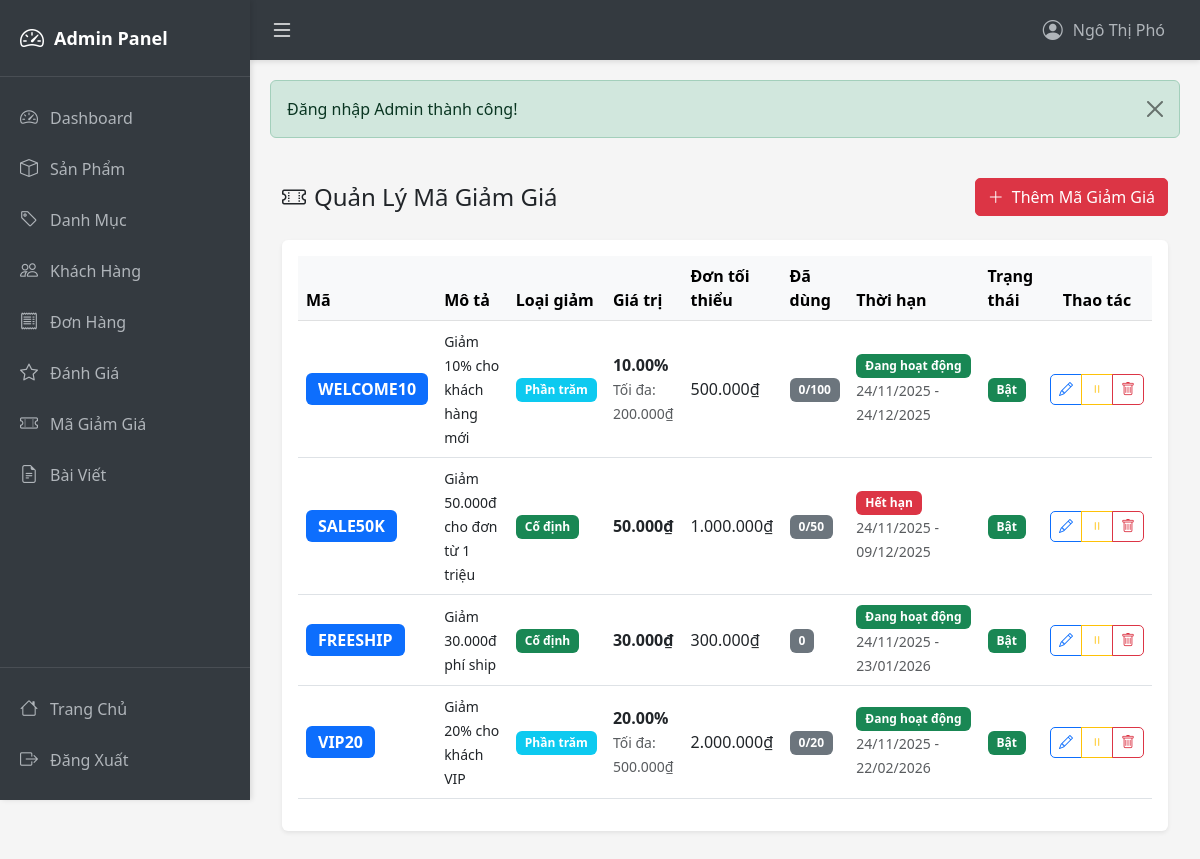
The app's page /admin/coupons (signed in) with its own data.
### tables this page shows
CREATE TABLE IF NOT EXISTS coupons (
    coupon_id INT AUTO_INCREMENT PRIMARY KEY,
    code VARCHAR(50) NOT NULL UNIQUE,
    description VARCHAR(255),
    discount_type ENUM('percentage', 'fixed') NOT NULL DEFAULT 'percentage',
    discount_value DECIMAL(15, 2) NOT NULL,
    min_order_amount DECIMAL(15, 2) DEFAULT 0,
    max_discount_amount DECIMAL(15, 2) DEFAULT NULL,
    usage_limit INT DEFAULT NULL,
    used_count INT DEFAULT 0,
    start_date DATETIME DEFAULT NULL,
    end_date DATETIME DEFAULT NULL,
    is_active TINYINT(1) DEFAULT 1,
    created_at TIMESTAMP DEFAULT CURRENT_TIMESTAMP,
    updated_at TIMESTAMP DEFAULT CURRENT_TIMESTAMP ON UPDATE CURRENT_TIMESTAMP
);

### controllers/AdminController.php (called while the page is built, shortened)
<?php
class AdminController extends BaseController {
    private $couponModel;
    public function __construct() {
        $this->couponModel = new CouponModel();
    }
    public function coupons() {
        $page = isset($_GET['page']) ? (int)$_GET['page'] : 1;
        $limit = 10;
        $coupons = $this->couponModel->getAllCoupons($page, $limit);
        $totalCoupons = $this->couponModel->countCoupons();
        $totalPages = ceil($totalCoupons / $limit);
        $data = [
            'coupons' => $coupons,
            'currentPage' => $page,
            'totalPages' => $totalPages,
            'pageTitle' => 'Quản Lý Mã Giảm Giá'
        ];
        $this->view('admin/coupons/index', $data, true);
    }
}
?>

### models/BaseModel.php (called while the page is built, shortened)
<?php
class BaseModel {
    public function __construct() {
        $db = new Database();
        $this->conn = $db->getConnection();
    }
}
?>

### config/database.php (called while the page is built, shortened)
<?php
class Database {
    private $host = "localhost";
    private $db_name = "inventory_system";
    private $username = "root";
    private $password = "";
    public function getConnection() {
        $this->conn = null;
        try {
            $this->conn = new PDO(
                "mysql:host=" . $this->host . ";dbname=" . $this->db_name . ";charset=utf8mb4",
                $this->username,
                $this->password
            );
            $this->conn->setAttribute(PDO::ATTR_ERRMODE, PDO::ERRMODE_EXCEPTION);
            $this->conn->setAttribute(PDO::ATTR_DEFAULT_FETCH_MODE, PDO::FETCH_ASSOC);
        } catch(PDOException $e) {
            echo "Connection error: " . $e->getMessage();
        }
        return $this->conn;
    }
}
?>

### models/CouponModel.php (called while the page is built, shortened)
<?php
class CouponModel extends BaseModel {
    public function getAllCoupons($page = 1, $limit = 10) {
        $offset = ($page - 1) * $limit;
        $sql = "SELECT * FROM coupons ORDER BY created_at DESC LIMIT :limit OFFSET :offset";
        $stmt = $this->conn->prepare($sql);
        $stmt->bindParam(':limit', $limit, PDO::PARAM_INT);
        $stmt->bindParam(':offset', $offset, PDO::PARAM_INT);
        $stmt->execute();
        return $stmt->fetchAll(PDO::FETCH_ASSOC);
    }
}
?>

### views/admin/coupons/index.php (the view, shortened to what this page needs)
<?php require_once __DIR__ . '/../layouts/header.php'; ?>
<div class="container-fluid py-4">
    <div class="d-flex justify-content-between align-items-center mb-4">
        <h4 class="mb-0">
            <i class="bi bi-ticket-perforated me-2"></i>Quản Lý Mã Giảm Giá
        </h4>
        <a href="<?= BASE_URL ?>admin/couponCreate" class="btn btn-danger">
            <i class="bi bi-plus-lg me-1"></i> Thêm Mã Giảm Giá
        </a>
    </div>
    <div class="card shadow-sm">
        <div class="card-body">
            <div class="table-responsive">
                <table class="table table-hover align-middle">
                    <thead class="table-light">
                        <tr>
                            <th>Mã</th>
                            <th>Mô tả</th>
                            <th>Loại giảm</th>
                            <th>Giá trị</th>
                            <th>Đơn tối thiểu</th>
                            <th>Đã dùng</th>
                            <th>Thời hạn</th>
                            <th>Trạng thái</th>
                            <th class="text-center">Thao tác</th>
                        </tr>
                    </thead>
                    <tbody>
                        <?php if (empty($coupons)): ?>
                            <tr>
                                <td colspan="9" class="text-center py-4 text-muted">
                                    <i class="bi bi-inbox fs-1 d-block mb-2"></i>
                                    Chưa có mã giảm giá nào
                                </td>
                            </tr>
                        <?php else: ?>
                            <?php foreach ($coupons as $coupon): ?>
                                <tr>
                                    <td>
                                        <span class="badge bg-primary fs-6"><?= htmlspecialchars($coupon['code']) ?></span>
                                    </td>
                                    <td>
                                        <small><?= htmlspecialchars($coupon['description'] ?: '-') ?></small>
                                    </td>
                                    <td>
                                        <?php if ($coupon['discount_type'] === 'percentage'): ?>
                                            <span class="badge bg-info">Phần trăm</span>
                                        <?php else: ?>
                                            <span class="badge bg-success">Cố định</span>
                                        <?php endif; ?>
                                    </td>
                                    <td>
                                        <?php if ($coupon['discount_type'] === 'percentage'): ?>
                                            <strong><?= $coupon['discount_value'] ?>%</strong>
                                            <?php if ($coupon['max_discount_amount']): ?>
                                                <br><small class="text-muted">Tối đa: <?= number_format($coupon['max_discount_amount'], 0, ',', '.') ?>₫</small>
                                            <?php endif; ?>
                                        <?php else: ?>
                                            <strong><?= number_format($coupon['discount_value'], 0, ',', '.') ?>₫</strong>
                                        <?php endif; ?>
                                    </td>
                                    <td>
                                        <?php if ($coupon['min_order_amount'] > 0): ?>
                                            <?= number_format($coupon['min_order_amount'], 0, ',', '.') ?>₫
                                        <?php else: ?>
                                            <span class="text-muted">-</span>
                                        <?php endif; ?>
                                    </td>
                                    <td>
                                        <span class="badge bg-secondary">
                                            <?= $coupon['used_count'] ?><?= $coupon['usage_limit'] ? '/' . $coupon['usage_limit'] : '' ?>
                                        </span>
                                    </td>
                                    <td>
                                        <?php
                                            $now = time();
                                            $startDate = $coupon['start_date'] ? strtotime($coupon['start_date']) : null;
                                            $endDate = $coupon['end_date'] ? strtotime($coupon['end_date']) : null;
                                            if ($endDate && $endDate < $now): ?>
                                                <span class="badge bg-danger">Hết hạn</span>
                                            <?php elseif ($startDate && $startDate > $now): ?>
                                                <span class="badge bg-warning">Chưa bắt đầu</span>
                                            <?php else: ?>
                                                <span class="badge bg-success">Đang hoạt động</span>
                                            <?php endif; ?>
                                        <br>
                                        <small class="text-muted">
                                            <?= $coupon['start_date'] ? date('d/m/Y', strtotime($coupon['start_date'])) : '∞' ?>
                                            -
                                            <?= $coupon['end_date'] ? date('d/m/Y', strtotime($coupon['end_date'])) : '∞' ?>
                                        </small>
                                    </td>
                                    <td>
                                        <?php if ($coupon['is_active']): ?>
                                            <span class="badge bg-success">Bật</span>
                                        <?php else: ?>
                                            <span class="badge bg-secondary">Tắt</span>
                                        <?php endif; ?>
                                    </td>
                                    <td class="text-center">
                                        <div class="btn-group btn-group-sm">
                                            <a href="<?= BASE_URL ?>admin/couponEdit/<?= $coupon['coupon_id'] ?>"
                                               class="btn btn-outline-primary" title="Sửa">
                                                <i class="bi bi-pencil"></i>
                                            </a>
                                            <a href="<?= BASE_URL ?>admin/couponToggle/<?= $coupon['coupon_id'] ?>"
                                               class="btn btn-outline-<?= $coupon['is_active'] ? 'warning' : 'success' ?>"
                                               title="<?= $coupon['is_active'] ? 'Tắt' : 'Bật' ?>">
                                                <i class="bi bi-<?= $coupon['is_active'] ? 'pause' : 'play' ?>"></i>
                                            </a>
                                            <a href="<?= BASE_URL ?>admin/couponDelete/<?= $coupon['coupon_id'] ?>"
                                               class="btn btn-outline-danger" title="Xóa"
                                               onclick="return confirm('Bạn có chắc muốn xóa mã giảm giá này?')">
                                                <i class="bi bi-trash"></i>
                                            </a>
                                        </div>
                                    </td>
                                </tr>
                            <?php endforeach; ?>
                        <?php endif; ?>
                    </tbody>
                </table>
            </div>
        </div>
    </div>
</div>
<?php require_once __DIR__ . '/../layouts/footer.php'; ?>

### public/css/admin.css (style rules this page uses)
:root { --sidebar-width: 250px; --sidebar-collapsed-width: 70px; --topbar-height: 60px; --primary-color: #343a40; --secondary-color: #495057; --accent-color: #007bff; }
* { margin: 0; padding: 0; box-sizing: border-box; }
body { background-color: #f5f5f5; display: flex; flex-direction: column; }
.card { border: none; box-shadow: 0 2px 4px rgba(0,0,0,0.1); margin-bottom: 20px; }
.table { background-color: white; }
.table thead { background-color: #f8f9fa; }
.btn { border-radius: 5px; }
.badge { padding: 0.5em 0.75em; }

### records on screen
coupons: code "WELCOME10", description "Giảm 10% cho khách hàng mới", discount_type "Phần trăm", discount_value "10.00", max_discount_amount "200.000", min_order_amount "500.000", used_count "0", usage_limit "100", shows "Đang hoạt động", start_date "24/11/2025", end_date "24/12/2025", is_active "Bật"
coupons: code "SALE50K", description "Giảm 50.000đ cho đơn từ 1 triệu", discount_type "Cố định", discount_value "50.000", min_order_amount "1.000.000", used_count "0", usage_limit "50", shows "Hết hạn", start_date "24/11/2025", end_date "09/12/2025", is_active "Bật"
coupons: code "FREESHIP", description "Giảm 30.000đ phí ship", discount_type "Cố định", discount_value "30.000", min_order_amount "300.000", used_count "0", shows "Đang hoạt động", start_date "24/11/2025", end_date "23/01/2026", is_active "Bật"
coupons: code "VIP20", description "Giảm 20% cho khách VIP", discount_type "Phần trăm", discount_value "20.00", max_discount_amount "500.000", min_order_amount "2.000.000", used_count "0", usage_limit "20", shows "Đang hoạt động", start_date "24/11/2025", end_date "22/02/2026", is_active "Bật"

### other values on screen
$_SESSION['admin_name'] "Ngô Thị Phó"
$_SESSION['success'] "Đăng nhập Admin thành công!"
